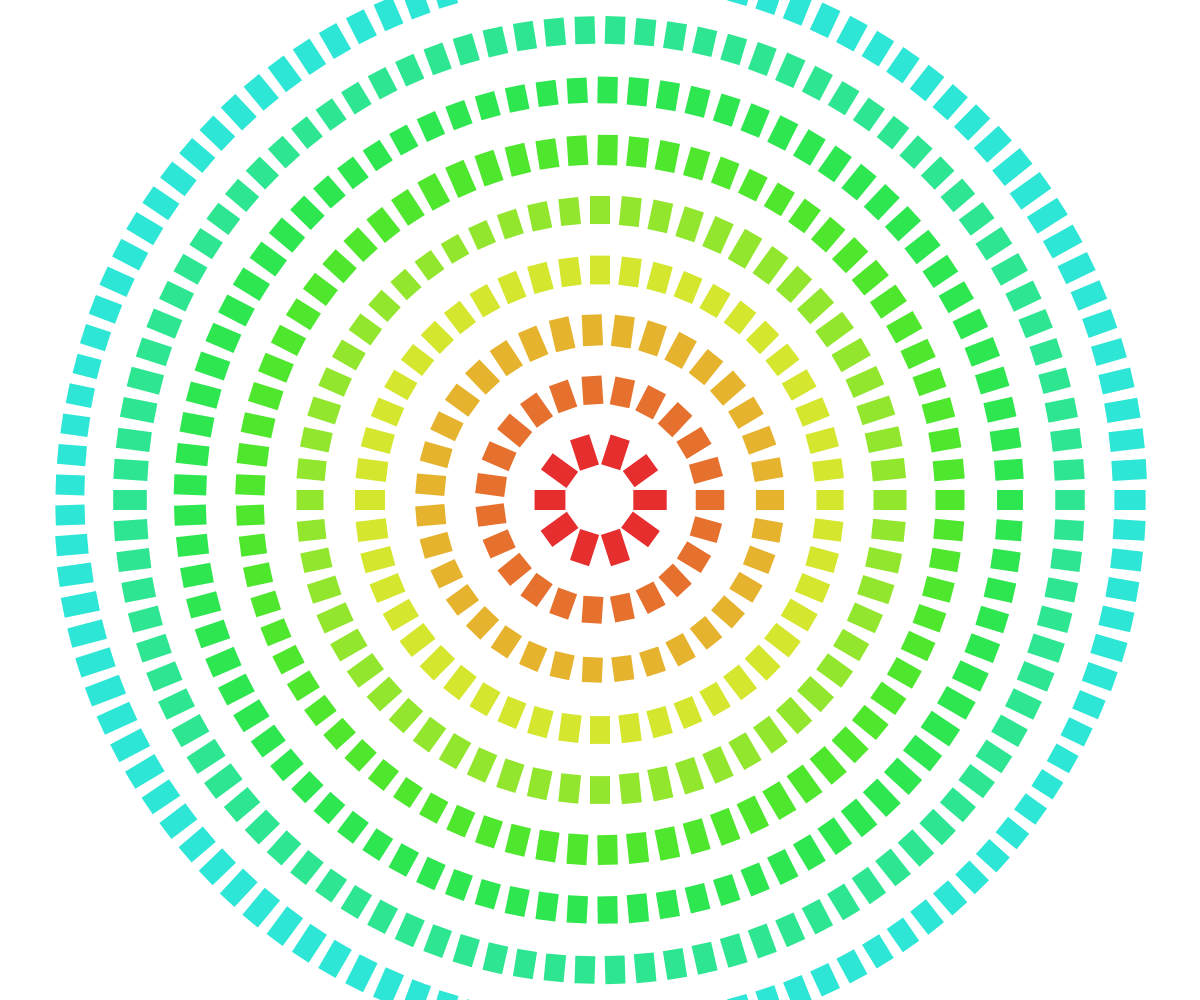
Frame 1 (no input)
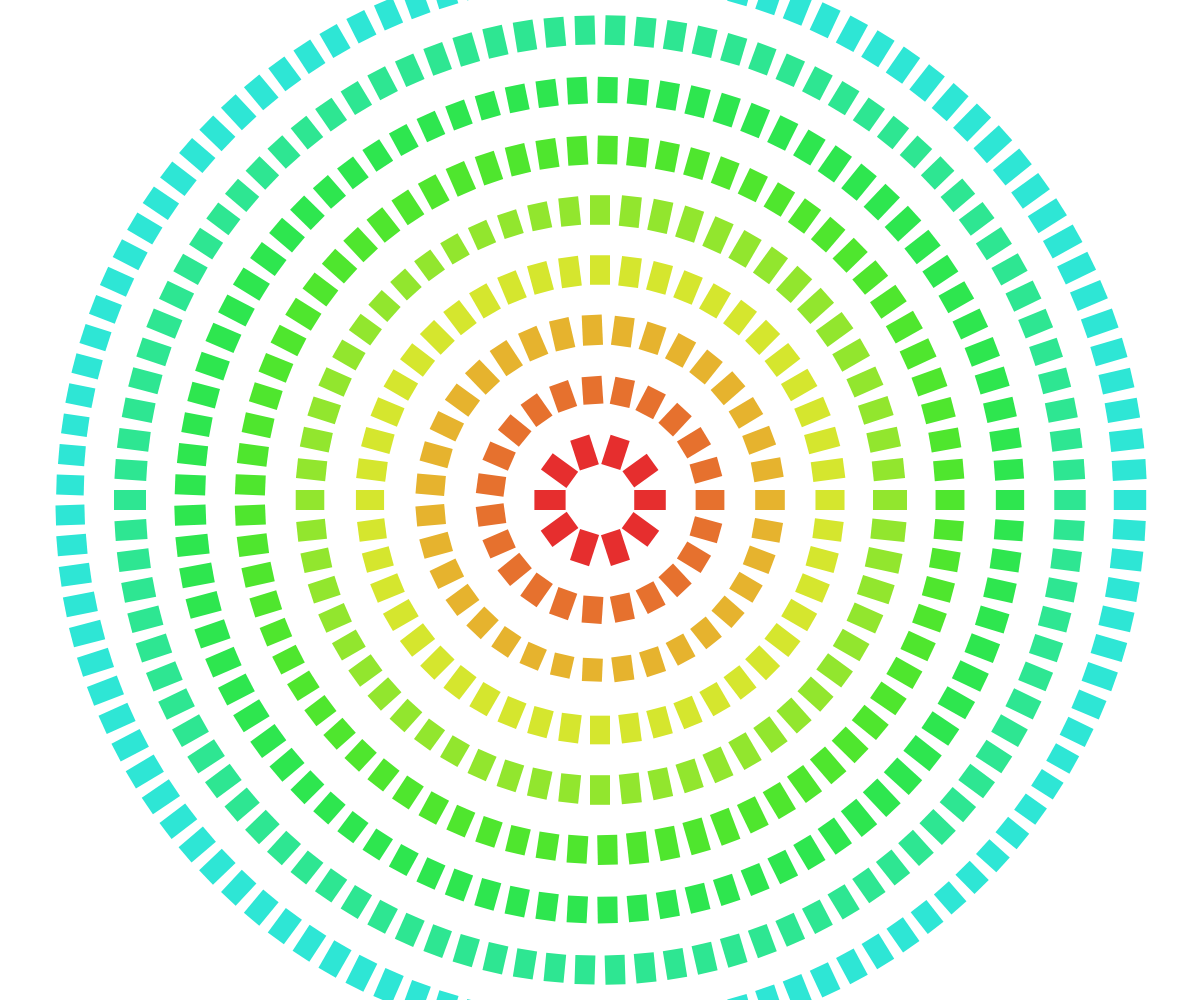
Frame 60 (no input)
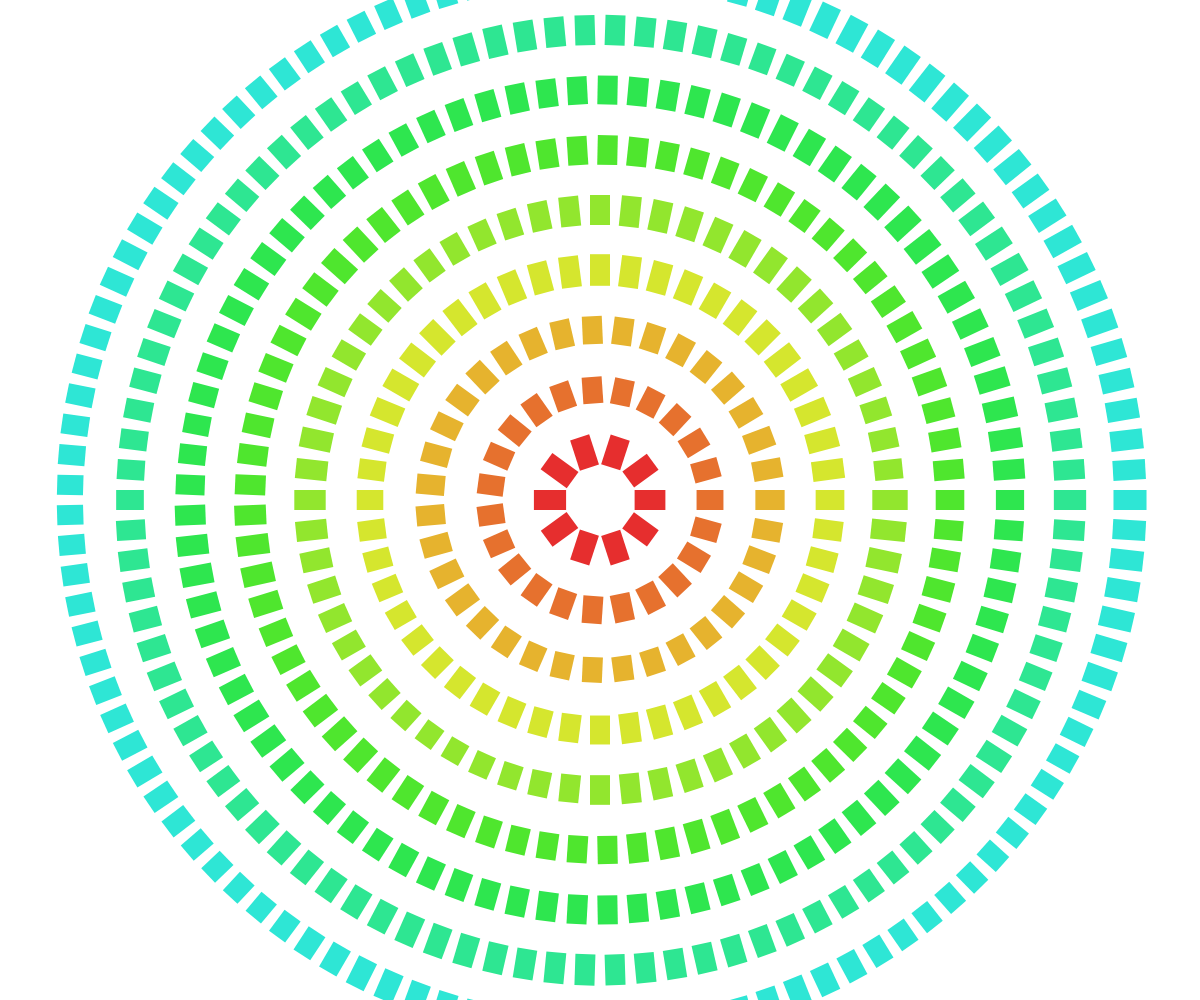
Frame 120 (the mouse pressed at the canvas centre since frame 60)

The p5.js sketch that drew these frames (run headless with seeded random() and noise() and a simulated clock; from frame 60 on, the mouse is pressed at the canvas centre):

// p5.js sketch
// ── sketch.js
let startRadius = 50;
let radiusIncrement = 60; // each circle is 60 pixels larger than the previous circle.
let barWidth = 20; // rectangle width
let spacing = 10; // the rectangles are spaced 10 pixels apart
let seed = 100;
let t = 0; // 添加时间变量

function setup() {
  createCanvas(windowWidth, windowHeight);
  angleMode(DEGREES);
  colorMode(HSB, 360, 100, 100); 
}

function draw() {
  background(250);
  randomSeed(seed);
  translate(width / 2, height / 2);

  // caculate how many circles can fill the canvas
  let maxRadius = max(width, height) / 2;
  let numCircles = floor((maxRadius - startRadius) / radiusIncrement);

  //loop：draw each circle
  for (let circle = 0; circle < numCircles; circle++) {
    let radius = startRadius + circle * radiusIncrement;

    // Calculate the circumference of the current circle
    let circumference = 2 * PI * radius;
    
    // Calculate how many rectangles can fit in this circle
    let barsPerCircle = floor(circumference / (barWidth + spacing));
 
    // draw rectangle
    for (let i = 0; i < barsPerCircle; i++) {
      
      push();
      // Calculate the angle of each rectangle
      let angle = (360 / barsPerCircle) * i;

      let minLength = 20; // minimum length of rectangle
      let maxLength = min(40, radius); // maximum length of rectangle
      let noiseVal = noise(circle * 0.5, i * 0.1, t * 0.005);
      let barLength = map(noiseVal, 0, 1, minLength, maxLength);
      // generate random length

      // rotate and move to the correct position
      rotate(angle);
      translate(radius, 0);
      
      let hue = map(radius, startRadius, maxRadius, 0, 200);
      fill(hue, 80, 90);
      
       // fill(random(100,250), 80, 90);  

      //draw rectangle
    
      noStroke();
      rectMode(CENTER);
      rect(0, 0, barLength, barWidth);

      pop();
    }
  }
  
  t++; // 更新时间变量
}

function windowResized() {
  resizeCanvas(windowWidth, windowHeight);
}

function mousePressed() {
  seed = random(50000);
}
